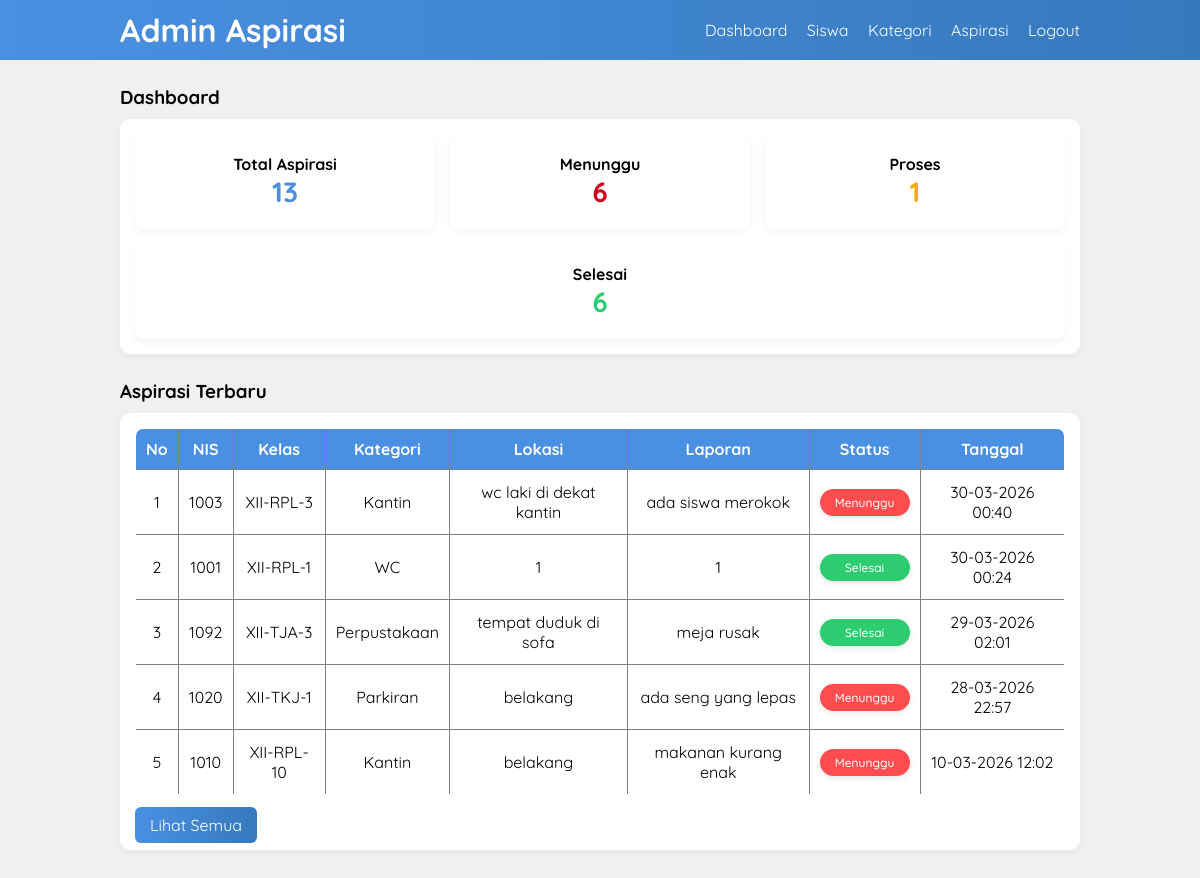
Page /Aspirasi-Siswa/dashboard-admin.php (signed in) on the committed database.
### tables this page shows
CREATE TABLE `tb_input_aspirasi` (
  `id_pelaporan` int(11) NOT NULL,
  `nis` int(11) DEFAULT NULL,
  `id_kategori` int(11) DEFAULT NULL,
  `lokasi` varchar(50) DEFAULT NULL,
  `ket` varchar(100) DEFAULT NULL,
  `created_at` datetime DEFAULT current_timestamp()
);

CREATE TABLE `tb_siswa` (
  `nis` int(11) NOT NULL,
  `kelas` varchar(30) DEFAULT NULL
);

CREATE TABLE `tb_kategori` (
  `id_kategori` int(11) NOT NULL,
  `ket_kategori` varchar(50) DEFAULT NULL
);

CREATE TABLE `tb_aspirasi` (
  `id_aspirasi` int(11) NOT NULL,
  `status` enum('Menunggu','Proses','Selesai') DEFAULT 'Menunggu',
  `id_pelaporan` int(11) DEFAULT NULL,
  `feedback` text DEFAULT NULL
);

### Aspirasi-Siswa/dashboard-admin.php (the view, shortened to what this page needs)
<?php
include 'db.php';
$recent = mysqli_query($conn, "
    SELECT i.*, a.status, k.ket_kategori, s.kelas
    FROM tb_input_aspirasi i
    JOIN tb_aspirasi a ON i.id_pelaporan = a.id_pelaporan
    JOIN tb_kategori k ON i.id_kategori = k.id_kategori
    JOIN tb_siswa s ON i.nis = s.nis
    ORDER BY i.created_at DESC
    LIMIT 5
");
$total = mysqli_fetch_assoc(mysqli_query($conn, "
    SELECT COUNT(*) AS total
    FROM tb_input_aspirasi
"))['total'];
$menunggu = mysqli_fetch_assoc(mysqli_query($conn, "
    SELECT COUNT(*) AS total
    FROM tb_input_aspirasi i
    JOIN tb_aspirasi a ON i.id_pelaporan = a.id_pelaporan
    WHERE a.status='Menunggu'
"))['total'];
$proses = mysqli_fetch_assoc(mysqli_query($conn, "
    SELECT COUNT(*) AS total
    FROM tb_input_aspirasi i
    JOIN tb_aspirasi a ON i.id_pelaporan = a.id_pelaporan
    WHERE a.status='Proses'
"))['total'];
$selesai = mysqli_fetch_assoc(mysqli_query($conn, "
    SELECT COUNT(*) AS total
    FROM tb_input_aspirasi i
    JOIN tb_aspirasi a ON i.id_pelaporan = a.id_pelaporan
    WHERE a.status='Selesai'
"))['total'];
?>
<!DOCTYPE html>
<html>
<head>
    <link rel="stylesheet" href="css/style.css">
</head>
<body>
    <header>
        <div class="container">
            <h1>Admin Aspirasi</h1>
            <ul>
                <li><a href="dashboard-admin.php">Dashboard</a></li>
                <li><a href="siswa-admin.php">Siswa</a></li>
                <li><a href="kategori-admin.php">Kategori</a></li>
                <li><a href="aspirasi-admin.php">Aspirasi</a></li>
                <li><a href="logout.php">Logout</a></li>
            </ul>
        </div>
    </header>
    <div class="section">
        <div class="container">
            <h3>Dashboard</h3>
            <div class="box">
                <div class="card-container">
                    <div class="card card-biru">
                        <h4>Total Aspirasi</h4>
                        <h2><?= $total ?></h2>
                    </div>
                    <div class="card card-merah">
                        <h4>Menunggu</h4>
                        <h2><?= $menunggu ?></h2>
                    </div>
                    <div class="card card-kuning">
                        <h4>Proses</h4>
                        <h2><?= $proses ?></h2>
                    </div>
                    <div class="card card-hijau">
                        <h4>Selesai</h4>
                        <h2><?= $selesai ?></h2>
                    </div>
                </div>
            </div>
            <h3>Aspirasi Terbaru</h3>
            <div class="box">
                <table border="1" class="table-center">
                    <tr>
                        <th>No</th>
                        <th>NIS</th>
                        <th>Kelas</th>
                        <th>Kategori</th>
                        <th>Lokasi</th>
                        <th>Laporan</th>
                        <th>Status</th>
                        <th>Tanggal</th>
                    </tr>
                    <?php $no = 1; ?>
                    <?php while ($row = mysqli_fetch_array($recent)) { ?>
                        <tr>
                            <td><?= $no++ ?></td>
                            <td><?= $row['nis'] ?></td>
                            <td><?= $row['kelas'] ?></td>
                            <td><?= $row['ket_kategori'] ?></td>
                            <td><?= $row['lokasi'] ?></td>
                            <td><?= $row['ket'] ?></td>
                            <td>
                                <span class="badge
                                        <?= $row['status'] == 'Menunggu' ? 'badge-merah' : '' ?>
                                        <?= $row['status'] == 'Proses' ? 'badge-kuning' : '' ?>
                                        <?= $row['status'] == 'Selesai' ? 'badge-hijau' : '' ?>
                                    ">
                                    <?= $row['status'] ?>
                                </span>
                            </td>
                            <td><?= date("d-m-Y H:i", strtotime($row['created_at'])) ?></td>
                        </tr>
                    <?php } ?>
                </table>
                <br>
                <a href="aspirasi-admin.php" class="btn">Lihat Semua</a>
            </div>
        </div>
    </div>
</body>
</html>

### Aspirasi-Siswa/css/style.css (style rules this page uses)
* { padding: 0; margin: 0; font-family: 'Quicksand', sans-serif; }
body { background-color: #f0f0f0; }
a { color: inherit; text-decoration: none; }
.btn { padding: 8px 15px; background: linear-gradient(90deg, #4A90E2, #357ABD); color: #fff; border: none; cursor: pointer; border-radius: 6px; transition: 0.3s; }
header { background: linear-gradient(90deg, #4A90E2, #357ABD); color: #fff; }
header h1 { float: left; padding: 10px 0; }
header ul { float: right; }
header ul li { display: inline-block; }
header ul li a { padding: 20px 0 20px 15px; display: inline-block; color: #fff; }
.container { width: 80%; margin: 0 auto; }
.container::after { content: ''; display: block; clear: both; }
.section { padding: 25px 0; }
.box { background-color: #fff; padding: 15px; margin: 10px 0 25px 0; border-radius: 10px; box-shadow: 0 3px 10px rgba(0,0,0,0.05); }
table { width: 100%; border-collapse: collapse; border-radius: 8px; overflow: hidden; }
table th { background-color: #4A90E2; color: #fff; padding: 10px; }
table td { padding: 12px 10px; }
.table-center th, .table-center td { text-align: center; }
.card-container { display: flex; gap: 15px; flex-wrap: wrap; }
.card { flex: 1; min-width: 200px; background: #fff; border-radius: 10px; padding: 20px; text-align: center; box-shadow: 0 3px 10px rgba(0,0,0,0.05); transition: 0.3s; }
.card h2 { font-size: 28px; }
.card-biru h2 { color: #4A90E2; }
.card-merah h2 { color: #D0021B; }
.card-kuning h2 { color: #F5A623; }
.card-hijau h2 { color: #2ECC71; }
.badge { display: inline-block; width: 90px; text-align: center; padding: 6px 0; border-radius: 20px; color: #fff; font-size: 12px; font-weight: 500; box-shadow: 0 2px 6px rgba(0,0,0,0.1); }
.badge-merah { background-color: #ff4d4f; }
.badge-hijau { background-color: #2ecc71; }

### rows in the picture
tb_input_aspirasi: nis "1003", nis.kelas "XII-RPL-3", id_kategori.ket_kategori "Kantin", lokasi "wc laki di dekat kantin", ket "ada siswa merokok", tb_aspirasi.status "Menunggu", created_at "30-03-2026 00:40"
tb_input_aspirasi: nis "1001", nis.kelas "XII-RPL-1", id_kategori.ket_kategori "WC", lokasi "1", ket "1", tb_aspirasi.status "Selesai", created_at "30-03-2026 00:24"
tb_input_aspirasi: nis "1092", nis.kelas "XII-TJA-3", id_kategori.ket_kategori "Perpustakaan", lokasi "tempat duduk di sofa", ket "meja rusak", tb_aspirasi.status "Selesai", created_at "29-03-2026 02:01"
tb_input_aspirasi: nis "1020", nis.kelas "XII-TKJ-1", id_kategori.ket_kategori "Parkiran", lokasi "belakang", ket "ada seng yang lepas", tb_aspirasi.status "Menunggu", created_at "28-03-2026 22:57"
tb_input_aspirasi: nis "1010", nis.kelas "XII-RPL-10", id_kategori.ket_kategori "Kantin", lokasi "belakang", ket "makanan kurang enak", tb_aspirasi.status "Menunggu", created_at "10-03-2026 12:02"

### other values in the picture
$total "13"
$menunggu "6"
$proses "1"
$selesai "6"
